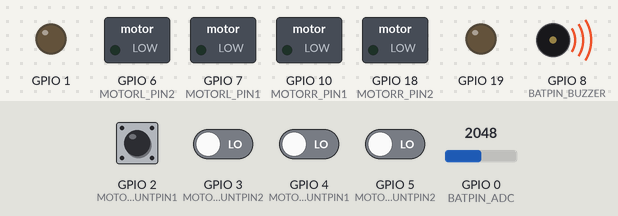
Simulated run of this program. Board: ESP32-C3. On the bench: switched loads named in the program (green lamp = pin HIGH), output pins drawn as LEDs (lit = HIGH), buzzer (waves = sounding, pin HIGH). Inputs (shaded band) come from the test bench; at power-on: GPIO 2 (MOTORR_COUNTPIN1), GPIO 3 (MOTORR_COUNTPIN2), GPIO 4 (MOTORL_COUNTPIN1), GPIO 5 (MOTORL_COUNTPIN2) LOW, GPIO 0 (BATPIN_ADC) = 2048. What the program prints to the serial monitor is not drawn.

Above: at 1.2 s.
1.3 s: GPIO 0 (BATPIN_ADC) set to 1165
3.3 s: GPIO 0 (BATPIN_ADC) set to 1066
At 4.0 s:
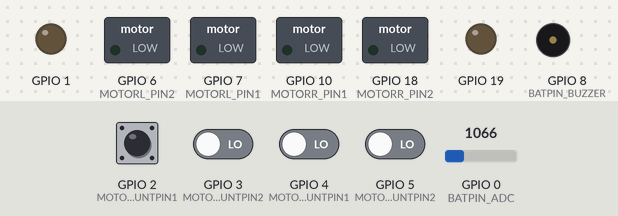
6.3 s: GPIO 2 (MOTORR_COUNTPIN1) driven HIGH
8.8 s: GPIO 4 (MOTORL_COUNTPIN1) driven HIGH
11.8 s: GPIO 2 (MOTORR_COUNTPIN1) pulsed LOW 5 times (0.12 s each, 0.3 s apart)
At 15.1 s:
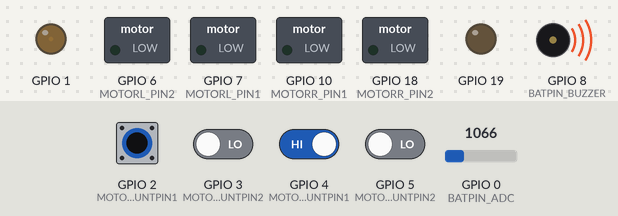
16.3 s: GPIO 0 (BATPIN_ADC) set to 448
18.6 s: GPIO 0 (BATPIN_ADC) set to 387
At 20.1 s:
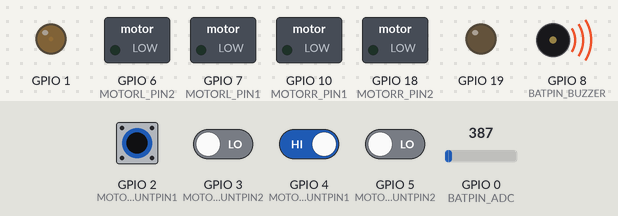
Timing chart, 0 to 21.6 s (numbered marks = the images above; inputs shaded):
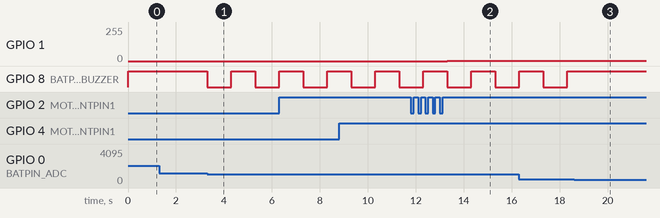

Measured:
- the behaviour switches between 1116 and 1115 on GPIO 0 (BATPIN_ADC) (found by bisection; images 0 and 1)
- the behaviour switches between 412 and 411 on GPIO 0 (BATPIN_ADC) (found by bisection; images 2 and 3)
- after the input at 1.3 s, every drawn part: stays the same
- after the input at 3.3 s, GPIO 8 (BATPIN_BUZZER): HIGH → LOW at once, → HIGH 1.0 s later, → LOW 1.0 s later
- after the input at 11.8 s, GPIO 1: 0/255 → 2/255 after 1.5 s, → 1/255 2.0 s later
- after the input at 18.6 s, GPIO 8 (BATPIN_BUZZER): stops changing and stays HIGH

The program:

main.cpp
```cpp
#include <Arduino.h>

#include "Bat.h"
#include "Car.h"
#include "parser.h"

float vel = 0, angular = 0;

/*==================== 电池 ==========================*/
// Battary voltage  Monitor
Bat bat(BATPIN_ADC,BATPIN_BUZZER);
/*==================== 小车 ==========================*/
// 左电机
Motor lmotor(MOTORL_PIN1, MOTORL_PIN2, MOTORL_PWM, 1);
// 左编码器
Encoder lencoder(-1, LeftMotor);
// 左轮
Wheel lwheel(lmotor, lencoder, true);

// 右电机
Motor rmotor(MOTORR_PIN1, MOTORR_PIN2, MOTORR_PWM, -1);
// 右编码器
Encoder rencoder(1, RightMotor);
// 右轮
Wheel rwheel(rmotor,rencoder, false);

Car Kt001(lwheel,rwheel);
/**====================================================**/
TaskHandle_t readCommandTask;
TaskHandle_t readBatVoltageTask;

// 和校验
uint8_t checksum(uint8_t* buf, size_t len)
{
  uint8_t sum = 0x00;
  for(int i=0;i<len;i++)
  {
    sum += *(buf + i);
  }
  return sum;
}

void readBatVoltage(void* param)
{
  bat.setBatVoltageAlarm();
}

void readCommand(void* param)
{
  // Serial.print(" start to receive command.\n");
  enum frameState
  {
    State_Head1, State_Head2, State_Size, State_Type,
    State_Velocity, State_Pid, State_Params,
    State_CheckSum, State_Handle
  };
  uint8_t frame_type; // velocity; pid; correction;
  frameState state = State_Head1; // init with state==Head1
  uint8_t command[rBUFFER_SIZE]; // 指令

  //State machine
  // [head1 head2 size type data checksum ]
  // [0xAA  0x55  0x2D 0x01 ....  0xXX    ]
  for(;;){
    if (Serial.available()==0){
      continue;
    }
    switch (state)
    {
      case State_Head1:             //waiting for frame header 1
          command[0] = Serial.read();
          state = (command[0] == head1 ? State_Head2 : State_Head1);
          if(state == State_Head1)
          {
              //ROS_INFO_STREAM ("recv head1 error : ->"<<(int)data[0]);
          }
          break;

      case State_Head2:             //waiting for frame header 2
          command[1] = Serial.read();
          state = (command[1] == head2 ? State_Size : State_Head1);
          if(state == State_Head1)
          {
              //ROS_INFO_STREAM ("recv head2 error : ->"<<(int)data[1]);
          }
          break;

      case State_Size:              //waiting for frame Size
          command[2] = Serial.read();
          state = State_Type;
          break;

      case State_Type:              //waiting for data_type
          command[3] = Serial.read();
          frame_type = command[3];
          if (frame_type == receiveType_velocity){
            state = State_Velocity;
          }else if (frame_type == receiveType_pid){
            state = State_Pid;
          }else if (frame_type == receiveType_params){
            state = State_Params;
          }else{
            state = State_Head1;
          }
          break;
      case State_Velocity:
          Serial.readBytes(command+4, 6);
          state = State_CheckSum;
          break;
      case State_Pid: //TODO
          Serial.readBytes(command+4, 6);
          state = State_CheckSum;
          break;
      case State_Params: // TODO
          Serial.readBytes(command+4, 6);
          state = State_Head1;
          break;

      case State_CheckSum:         //waiting for frame CheckSum
          command[10] = Serial.read();
          state = command[10] == checksum(command,10) ? State_Handle : State_Head1;
          if(state == State_Head1)
          {
              //ROS_INFO_STREAM ("check sum error! recv is  : ->"<<(int)data[frame_size -1]<<"  calc is "<<frame_sum);
          }
          break;

      case State_Handle:
          if (frame_type == receiveType_velocity){
            // parser to vel
            //float vel = 0, angular = 0;
            parse_rvelcommnad(command, vel, angular);
            //  update speed
            Kt001.updateSpeed(vel, angular);
          }else if (frame_type == receiveType_pid){
            float kp,ki,kd;
            parse_pid(command, kp, ki, kd);
            Kt001.updatePid(kp, ki, kd);
            // TODO
          }else if (frame_type == receiveType_params){
            // TODO

          }else{
            // not should go here.
          }
          state = State_Head1;
          break;

      default:
          state = State_Head1;
          break;
    }
  }
}

enum frameState
{
  State_Head1, State_Head2, State_Size, State_Type,
  State_Velocity, State_Pid, State_Params,
  State_CheckSum, State_Handle
};
uint8_t frame_type; // velocity; pid; correction;
frameState state = State_Head1; // init with state==Head1

uint8_t command[rBUFFER_SIZE];    // 接收的指令
uint8_t publishMsg[sBUFFER_SIZE]; // 发送的指令


//Init
void setup() {
  Serial.begin(115200);
  Kt001.init();
  //create a task that will be executed in the Task1code() function, with priority 1 and executed on core 0
  xTaskCreatePinnedToCore(
                    readCommand,       /* Task function. */
                    "readCommandTask", /* name of task. */
                    10000,             /* Stack size of task */
                    NULL,              /* parameter of the task */
                    1,                 /* priority of the task */
                    &readCommandTask,  /* Task handle to keep track of created task */
                    1);                /* task on core 2*/
}


void loop() {

  bat.setBatVoltageAlarm();

  Kt001.spin(); //转动

  // publish msg to master
  send_data msg;
  float linear_vel = Kt001.getVel();
  float angular_vel = Kt001.getAnguler();
  float pose_x = Kt001.getPose_x();
  float pose_y = Kt001.getPose_y();
  float pose_angular = Kt001.getPose_angular();

  msg.x_v.fv = linear_vel;
  msg.y_v.fv = 0;
  msg.angular_v.fv = angular_vel;
  msg.x_pos.fv = pose_x;
  msg.y_pos.fv = pose_y;
  msg.pose_angular.fv = pose_angular;

  set_publishmsg(publishMsg, msg);
  Serial.write(publishMsg, sBUFFER_SIZE);
}
```

Bat.h
```cpp
#ifndef BAT_H
#define BAT_H

#include <Arduino.h>

//需要拨码开关到A0
#define BAT_FILTER_LIMIT 10

#define BATPIN_ADC 0
#define BATPIN_BUZZER 8

//电压预警标志位
//蓝色电池电压适配
#define BAT_LOWFLAG  (1.36)
//无电池预警标志
#define BAT_NONEFLAG  (0.50)

// Battery Monitor
// 电压 检测
class Bat{
private:
    uint8_t batMonitorPin_Adc; //电压检测 (ADC)
    uint8_t batMonitorPin_Buzzer;

public:
    Bat(uint8_t batMonitorPin_Adc,uint8_t batMonitorPin_Buzzzer);

    ~Bat();

    //初始化
    void init();
    //不断执行
    void spin();

    u_int8_t fliter(u_int8_t analogRead);

    // 获取电池电压
    // 数字量电压范围 0-1023
    u_int8_t getBatVoltage();

    void setBatAlarmBuzzer();
    void setMotorStop();
    void setBatVoltageAlarm();
};
#endif
```

Car.h
```cpp
#ifndef SMARTCAR_CAR_H
#define SMARTCAR_CAR_H

#include "Wheel.h"
//小车类
//属性: 轮子1和轮子2
//行为: 初始化(子控件初始化) spin(子控件不断运行) 接收树莓派指令(线速度和角速度  计算每个轮子转速) 获取线速度  获取角速度
class Car {
private:
    //左后方轮子
    Wheel backLWheel;
    //右后方轮子
    Wheel backRWheel;

    //位姿
    float pose_x;
    float pose_y;
    float pose_angular;

public:
    Car(Wheel backLWheel,Wheel backRWheel);

    ~Car();
    //初始化
    void init();
    //不断执行
    void spin();
    /**
     * 小车移动
     * @param vel 线速度
     * @param anguler 角速度 正  左转  负 右转
     */
    void updateSpeed(float vel,float anguler);

    void updatePid(float kp, float ki, float kd);


    float getLVel(); // 获取左轮速度
    float getRVel(); // 获取右轮速度
    //获取线速度
    float getVel();

    //获取角速度
    float getAnguler();

    //获取位姿
    float getPose_x();
    float getPose_y();
    float getPose_angular();

};


#endif //SMARTCAR_CAR_H
```

Encoder.h
```cpp
#ifndef SMARTCAR_ENCODER_H
#define SMARTCAR_ENCODER_H
#include <Arduino.h>
#include <esp32-hal-timer.h>


// 编码电机位置与编码线颜色
// LR->左右 FB->前后  YW->黄白
#define MOTORR_COUNTPIN1 2 // RB_W
#define MOTORR_COUNTPIN2 3 // RB_Y

#define MOTORL_COUNTPIN1 4 // LB_W
#define MOTORL_COUNTPIN2 5 // LB_Y


typedef enum{
    LeftMotor,RightMotor
} MotorPosition;

//编码器
//属性: 定时器  channel
//行为: 初始化  获取当前编码数据
class Encoder {
private:
    //编码器
    // 编码器信号引脚
    uint8_t motorCountPin1;
    uint8_t motorCountPin2;

    // 脉冲计数器 配置
    // pcnt_config_t pcnt_config;

    //方向调节系数
    int direction=1;

    // 左轮右轮
    MotorPosition motor_position;

    hw_timer_t *timer = NULL;

public:
    Encoder(int direction, MotorPosition left_or_right);

    ~Encoder();

    //初始化
    void init();
    //读取编码器数据 /13/30/4
    short read();
};


#endif //SMARTCAR_ENCODER_H
```

Motor.h
```cpp
#ifndef SMARTCAR_MOTOR_H
#define SMARTCAR_MOTOR_H

#include <esp32-hal.h>
#include "config.h"
#include <math.h>

//左电机驱动定义
#define MOTORL_PWM 19
#define MOTORL_PIN1 7
#define MOTORL_PIN2 6

//右电机驱动定义
#define MOTORR_PWM 1
#define MOTORR_PIN1 10
#define MOTORR_PIN2 18

//马达
//属性:定时器  channel 第一个GPIO 第一个DPIO编号  第一个GPIO 第一个DPIO编号
//行为:马达转动
class Motor {
private:
    uint8_t MotorPin1;  //驱动芯片控制引脚
    uint8_t MotorPin2;  //驱动芯片控制引脚
    uint8_t MotorPWM;  //驱动芯片控制引脚，PWM调速

    //方向校正系数 1: -1:
    int direction = 1;
public:
    Motor(uint8_t MotorPin1, uint8_t MotorPin2,
             uint8_t MotorPWM, int direction);

    ~Motor();
    //初始化方法
    void init();

    void forward();
    void backward();
    void stop();

    /**
     * 马达转动 前  后
     * @param pwm 正 前  负 后
     */
    void spin(int pwm);
};


#endif //SMARTCAR_MOTOR_H
```

PID.h
```cpp
//
// Created by Kaijun on 2020/9/11.
//

#ifndef HEIMAROBOTV4_PID_H
#define HEIMAROBOTV4_PID_H


class PID {
public:
    PID(float kp,float ki,float kd);
    float kp;
    float ki;
    float kd;

    float pwm;
    // 上一次的误差
    float prevError;
    // 积分
    float intergral;
    // 微分
    float derivative;
    /**
     * pid的计算函数
     * @param target  目标值
     * @param current 当前值
     * @return  pwm
     */
    float compute(float target,float current);
    /**
     *  重置所有的误差: 当设置的速度 和 上一次不一样
     */
    void reset();

    void init();
};


#endif //HEIMAROBOTV4_PID_H
```

Wheel.h
```cpp
//
// Created by wt on 0017.
//

#ifndef SMARTCAR_WHEEL_H
#define SMARTCAR_WHEEL_H

#include "Motor.h"
#include "Encoder.h"
#include "PID.h"
#include <stdio.h>
#include "mylog.h"
//轮子
//属性:马达 编码器
//行为: 设置速度
class Wheel {
private:
    //马达
    Motor motor;
    //编码器
    Encoder encoder;
    //PID调节对象
    PID pid;
    //目标速度
    float targetSpeed = 0;
    //开始计时时间
    unsigned long startTime = 0;
    //当前速度
    float curSpeed;
    // 是否左轮
    bool is_left_wheel;

public:
    Wheel(Motor motor,Encoder encoder, bool isleft);

    ~Wheel();
    //初始化
    void init();

    //不断执行 轮子转动 轮子不断速度逼近目标速度 40, 并返回移动距离
    float spin();

    //设置目标速度 速度单位: m/s
    void updateTargetVel(float speed);

    void updatePid(float kp, float ki, float kd);

    //获取当前速度
    float getVel();
};


#endif //SMARTCAR_WHEEL_H
```

mylog.h
```cpp
//
// Created by wt on 0017.
//

#ifndef SMARTCAR_MYLOG_H
#define SMARTCAR_MYLOG_H

#define LOG_ENABLE 1
#if LOG_ENABLE
#define mylog(format,...) printf(format"\r\n",##__VA_ARGS__)
#else
#define mylog(format,...)
#endif

#endif //SMARTCAR_MYLOG_H
```

parser.h
```cpp
#ifndef _COMMANDPARSER
#define _COMMANDPARSER

#include <Arduino.h>

#define head1 0xAA
#define head2 0x55
#define receiveType_velocity 0x11
#define receiveType_pid      0x12
#define receiveType_params   0x13

#define rBUFFER_SIZE 11   // receive buffer 's length
#define sBUFFER_SIZE 27   // send buffer 's length

// uint与HEX快速获取
typedef union{
    uint8_t ivalue[2];
    int16_t i16value;
} uint_union;

//浮点数与HEX快速获取
typedef	union{
	float fv;
	uint8_t cv[4];
}float_union;

//发送数据结构
typedef	struct{
		float_union	x_pos;//x方向坐标
		float_union	y_pos;//y方向坐标
		float_union	x_v;//x方向速度
		float_union	y_v;//y方向速度
		float_union	angular_v;//角速度
		float_union	pose_angular;//角度
}send_data;

/*
 * parser command from master computer
 */
void parse_rvelcommnad(uint8_t* rcommand, float& vel, float& angular);
/*
 * parser pid from master computer
 */
void parse_pid(uint8_t* rcommand, float& kp, float& ki, float& kd);

void set_publishmsg(uint8_t* smsg, send_data& send_data);

#endif // _COMMANDPARSER
```

Bat.cpp
```cpp
#include "Bat.h"
#include "Motor.h"

float_t batDigValue;
float_t batVoltage;

Bat::Bat(uint8_t batPin_Adc,uint8_t batPin_Buzzer){

    this->batMonitorPin_Adc    = batPin_Adc;
    this->batMonitorPin_Buzzer = batPin_Buzzer;

    //定义引脚
    pinMode(this->batMonitorPin_Adc, INPUT);  //驱动芯片控制引脚
    pinMode(this->batMonitorPin_Buzzer, OUTPUT);   //驱动芯片控制引脚，PWM调速
}

Bat::~Bat(){

}

void Bat::init() {
    // 电池检测相关引脚初始化
    // Serial.print(" BatMonitor Init....\n");
    //驱动芯片控制引脚全部拉高
    // ESP32板子（P8管脚 与下载有关 内部弱上拉）
    // 需要低电平驱动
    digitalWrite(this->batMonitorPin_Buzzer, LOW);
}

void Bat::spin() {
}

void Bat::setBatAlarmBuzzer(){
    // ESP32板子（P8管脚 与下载有关 内部弱上拉）
    // 盖板有修改  需要低电平驱动
    digitalWrite(this->batMonitorPin_Buzzer,LOW);
    delay(1000);
    digitalWrite(this->batMonitorPin_Buzzer,HIGH);
    delay(1000);
}

u_int8_t Bat::getBatVoltage() {


    batDigValue = analogRead(this->batMonitorPin_Adc)/4;
    batVoltage = batDigValue*(5/1024.0);

    // Serial.print("Bat Voltage:");
    // Serial.print(batVoltage);
    // Serial.print("\n");
    return batVoltage;
}

void Bat::setMotorStop(){

    // MotorLeft Stop
    pinMode(MOTORL_PIN1,OUTPUT);
    digitalWrite(MOTORL_PIN1, LOW);
    pinMode(MOTORL_PIN2,OUTPUT);
    digitalWrite(MOTORL_PIN2, LOW);

    // MotorLeft Stop
    pinMode(MOTORR_PIN1,OUTPUT);
    digitalWrite(MOTORR_PIN1, LOW);
    pinMode(MOTORR_PIN2,OUTPUT);
    digitalWrite(MOTORR_PIN2, LOW);
}

 // 低电压预警
void Bat::setBatVoltageAlarm(){

    batDigValue = getBatVoltage();

    if (batVoltage < BAT_LOWFLAG && batVoltage > BAT_NONEFLAG){
        setMotorStop();
        setBatAlarmBuzzer();
    }

    // 正常电压
    if (batVoltage > BAT_LOWFLAG ){
        digitalWrite(this->batMonitorPin_Buzzer,HIGH);
    }
    // 无电池
    if (batVoltage < BAT_NONEFLAG){
        setMotorStop();
        digitalWrite(this->batMonitorPin_Buzzer,HIGH);
    }
}
```

Car.cpp
```cpp
#include "Car.h"

Car::Car(Wheel backLWheel, Wheel backRWheel) : backLWheel(backLWheel), backRWheel(backRWheel) {
    this->pose_x = 0;
    this->pose_y = 0;
    this->pose_angular = 0;
}

Car::~Car() {

}

void Car::init() {
    //每一个轮子初始化
    this->backLWheel.init();
    this->backRWheel.init();
    Serial.print(" Car init.\n");
}

void Car::spin() {
    //轮子不断执行
    float left_wheel_delta = this->backLWheel.spin();   // 左轮移动的增量
    float right_wheel_delta  = this->backRWheel.spin(); // 右轮移动的增量

    // 计算位姿
    // 底盘坐标系的X轴和Y轴变化
    float car_xy_delta = (left_wheel_delta + right_wheel_delta) / 2;
    float car_angular_delta = (right_wheel_delta - left_wheel_delta) / WHEEL_DISTANCE;
    float delta_x = (cos(car_angular_delta) * car_xy_delta);
    float delta_y = -sin(car_angular_delta) * car_xy_delta;

    // 计算里程计坐标系的变化
    this->pose_x += (cos(this->pose_angular)* delta_x - sin(this->pose_angular)*delta_y);
    this->pose_y += (sin(this->pose_angular)* delta_x + cos(this->pose_angular)*delta_y);
    this->pose_angular += car_angular_delta;

    if (this->pose_angular < -(2*M_PI)){
        this->pose_angular += (2 * M_PI);
    }else if(this->pose_angular > 2*M_PI){
        this->pose_angular -= 2 * M_PI;
    }
}

void Car::updateSpeed(float vel, float anguler) {
    //差速运算  计算每一个轮子的速度
    //左边轮子速度
    float speedL = vel - anguler * 0.5 * WHEEL_DISTANCE;
    //右边轮子速度
    float speedR = vel + anguler * 0.5 * WHEEL_DISTANCE;
    //让两个轮子转动
    backLWheel.updateTargetVel(speedL);
    backRWheel.updateTargetVel(speedR);
}

void Car::updatePid(float kp, float ki, float kd){
    backLWheel.updatePid(kp, ki, kd);
    backRWheel.updatePid(kp, ki, kd);
}

// 获取左轮速度
float Car::getLVel(){
    return backLWheel.getVel();
}

// 获取右轮速度
float Car::getRVel(){
    return backRWheel.getVel();
}

// 获取线速度
float Car::getVel() {
    float lSpeed = backLWheel.getVel();
    float rSpeed = backRWheel.getVel();
    return (lSpeed+rSpeed)/2;
}

// 获取绕z轴角速度
float Car::getAnguler() {
    float lSpeed = backLWheel.getVel();
    float rSpeed = backRWheel.getVel();
    return (rSpeed-lSpeed)/WHEEL_DISTANCE;
}

// 获取位姿x的坐标
float Car::getPose_x(){
    return this->pose_x;
}

// 获取位姿y的坐标
float Car::getPose_y(){
    return this->pose_y;
}

// 获取位姿 转向角
float Car::getPose_angular(){
    return this->pose_angular;
}
```

Encoder.cpp
```cpp
//
// Created by wt on 0017.
//

#include "Encoder.h"
#include "mylog.h"

static volatile int16_t motor_left_counter;
static volatile int16_t motor_right_counter;

void Read_Left_Moto(){
    if (digitalRead(MOTORL_COUNTPIN1) == digitalRead(MOTORL_COUNTPIN2)) {
        motor_left_counter++;
    }else{
        motor_left_counter--;
    }

}
void Read_Right_Moto(){
    if (digitalRead(MOTORR_COUNTPIN1) == digitalRead(MOTORR_COUNTPIN2)) {
        motor_right_counter++;
    }else{
        motor_right_counter--;
    }
}

Encoder::Encoder(int direction, MotorPosition left_or_right) {
    this->direction = direction;
    this->motor_position = left_or_right;
    if(motor_position == LeftMotor){
        this->motorCountPin1  = MOTORL_COUNTPIN1;
        this->motorCountPin2 = MOTORL_COUNTPIN2;
    }else{
        this->motorCountPin1  = MOTORR_COUNTPIN1;
        this->motorCountPin2 = MOTORR_COUNTPIN2;
    }
    pinMode(this->motorCountPin1, INPUT); //编码器A引脚
    pinMode(this->motorCountPin2, INPUT); //编码器B引脚
}

Encoder::~Encoder() {
    detachInterrupt(digitalPinToInterrupt(this->motorCountPin1));
}

void Encoder::init() {
    //编码器开启定时器
    if (this->motor_position == LeftMotor){
        attachInterrupt(digitalPinToInterrupt(this->motorCountPin1), Read_Left_Moto, RISING); //左轮脉冲开中断计数
        //timerAttachInterrupt(this->timer, &Read_Left_Moto, true); // 绑定中断函数
        //重置计数
        motor_left_counter =  0;
    }else if(this->motor_position == RightMotor){
        attachInterrupt(digitalPinToInterrupt(this->motorCountPin1), Read_Right_Moto, RISING); //左轮脉冲开中断计数
        //timerAttachInterrupt(this->timer, &Read_Right_Moto, true); // 绑定中断函数
        //重置计数
        motor_right_counter = 0;
    }

}

short Encoder::read() {
    //获取的编码器数据
    short count = 0;
    if (this->motor_position == LeftMotor){
        count = (short)motor_left_counter;
        // mylog("[left] counter:%d \n", (int) (count));
        //重置计数
        motor_left_counter =  0;

    }else if(this->motor_position == RightMotor){
        count = (short)motor_right_counter;
        // mylog("[right] counter:%d \n", (int) (count));
        //重置计数
        motor_right_counter = 0;
    }
    // mylog("right:%d, CurSpeed:%d", (int) (this->motor_position), (int)(i));

    return count*this->direction;
}
```

Source omitted: Motor.cpp (1906 bytes), PID.cpp (671 bytes), Wheel.cpp (1794 bytes), parser.cpp (3968 bytes), config.h (404 bytes)
